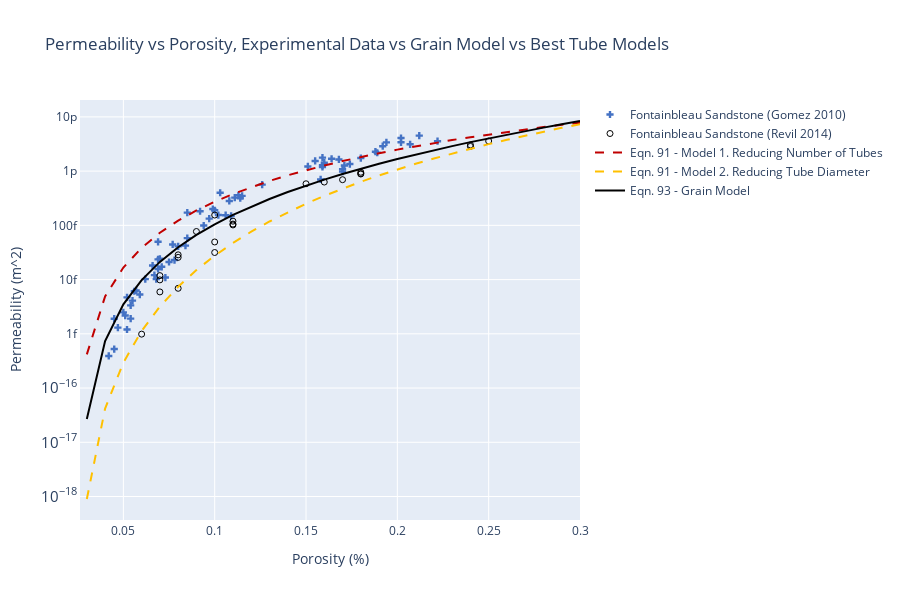

The cell this chart's notebook holds for it:
### Markdown cell above
> *Figure 2.13: Two different tortuosity models that include a percolation porosity, Eqn 90 & 91, applied to two methods of varying the permeability vs porosity models; 1. Reducing the number of tubes, 2. Reducing the radius of tubes*

### Grain Size and Tubes
The description above is focused solely on tubes, however it would be more useful if a grain size could be used. Recalling Eqn. 73, which relates permeability to surfaces area as

$$ k_{absolute} = \frac {1}{2} \frac{\phi}{S^2\tau^2}$$

Consider then a dense random pack of $M$ identical spherical grains with radius $r$ and porosity $\phi_0$. The volume of each individual grains is $(4/3)\pi r^3$ and the total volume of the pack is hence $(4/3)M\pi r^3 /(1-\phi_0)$. The surface area of the pore space is $4M\pi r^3$. Therefore, for this specific case,

$$S = 3(1 - \phi_0)/r = r(1 - \phi_0)/d$$

where $d = 2r$.

This equation is only valid for a sphere pack with porosity $\phi_0 = 0.36$. However, if it was assumed to apply over the porosity range in question, the Eqn 90 and 91 can be combined so

$$k_{absolute} = \frac{r^2}{18} \frac{\phi^3}{(1 - \phi)^2 \tau^2} = \frac{d^2}{72} \frac{\phi^3}{(1 - \phi)^2 \tau^2}$$

This can then be modified by a percolation porosity $\phi_p$.

$$k_{absolute} =  \frac{d^2}{72} \frac{(\phi - \phi_p)^3}{(1 - \phi + \phi_p)^2 \tau^2}$$

The corresponding curve for $\phi_p = 0.025, d = 0.25 mm$ and constant tortuosity $\tau = 0.5$ is compared to Eqn. 91 with Tube Models 1 and 2 in the figure below.

### Code cell
d=2*b
f=0.025
t=0.5
innerp=por_i-f
innerp2=1-innerp
innerpcube=np.power(innerp,3)
inerpsquare=np.power(innerp2,2)
kp=((d*d)/(72))*((innerp*innerp*innerp)/(innerp2*innerp2*t*t))

line10 = dict( # Particle Line
    color = (black),
    width = 2
)

trace10 = go.Scatter(
    y = kp,
    x = por_i,
    mode = 'lines',
    name = 'Eqn. 93 - Grain Model',
    line = line10
)

data = [trace8, trace9, trace5, trace6, trace10]

# setup the chart layout
layout = go.Layout(
    title = 'Permeability vs Porosity, Experimental Data vs Grain Model vs Best Tube Models',
    height=600,
    yaxis=dict(
        title='Permeability (m^2)',
        type='log',
        showline=True,
        autorange=True
    ),
    xaxis=dict(
        title='Porosity (%)',
        showline=True,
        autorange=True
    )
)
fig = go.Figure(data=data, layout=layout)
fig.show()

### Figure 1 — Plotly figure (JSON) as saved in the notebook; plotly's stock layout.template omitted (floating-point values rounded to 4 significant figures)
{"data": [{"marker": {"color": "rgb(68, 114, 196)", "symbol": "cross"}, "mode": "markers", "name": "Fontainbleau Sandstone (Gomez 2010)", "type": "scatter", "x": [0.066, 0.054, 0.057, 0.075, 0.069, 0.05, 0.106, 0.102, 0.097, 0.068, 0.202, 0.067, 0.222, 0.073, 0.084, 0.078, 0.085, 0.085, 0.168, 0.164, 0.159, 0.155, 0.151, 0.207, 0.212, 0.174, 0.17, 0.158, 0.1, 0.159, 0.159, 0.17, 0.045, 0.07, 0.092, 0.109, 0.069, 0.069, 0.18, 0.188, 0.189, 0.194, 0.052, 0.047, 0.059, 0.108, 0.103, 0.099, 0.056, 0.052, 0.08, 0.111, 0.113, 0.062, 0.094, 0.202, 0.045, 0.055, 0.16, 0.051, 0.114, 0.077, 0.171, 0.115, 0.192, 0.054, 0.126, 0.042, 0.071], "y": [1.82e-14, 3.35e-15, 6.3e-15, 2.11e-14, 4.97e-14, 2.49e-15, 1.54e-13, 1.55e-13, 1.33e-13, 1.02e-14, 3.4e-12, 1.21e-14, 3.56e-12, 1.09e-14, 4.23e-14, 2.29e-14, 5.81e-14, 1.72e-13, 1.64e-12, 1.69e-12, 1.77e-12, 1.54e-12, 1.22e-12, 3.12e-12, 4.52e-12, 1.35e-12, 9.81e-13, 7.02e-13, 1.9e-13, 1.28e-12, 1.19e-12, 1.09e-12, 1.9e-15, 2.42e-14, 1.82e-13, 1.49e-13, 1.57e-14, 2.36e-14, 1.74e-12, 2.28e-12, 2.18e-12, 3.39e-12, 1.2e-15, 1.3e-15, 5.3e-15, 2.82e-13, 3.99e-13, 2e-13, 6.1e-15, 4.7e-15, 4.1e-14, 3.24e-13, 3.59e-13, 1.02e-14, 9.92e-14, 4.08e-12, 5.24e-16, 4.1e-15, 1.43e-12, 2.17e-15, 3.16e-13, 4.44e-14, 1.27e-12, 3.5e-13, 2.88e-12, 1.91e-15, 5.64e-13, 3.91e-16, 1.72e-14]}, {"marker": {"color": "rgb(0,0,0)", "symbol": "circle-open"}, "mode": "markers", "name": "Fontainbleau Sandstone (Revil 2014)", "type": "scatter", "x": [0.07, 0.07, 0.07, 0.08, 0.1, 0.08, 0.11, 0.11, 0.09, 0.11, 0.1, 0.08, 0.15, 0.17, 0.16, 0.18, 0.18, 0.18, 0.25, 0.24, 0.24, 0.06, 0.1], "y": [9.869e-15, 5.922e-15, 1.184e-14, 6.908e-15, 4.935e-14, 2.566e-14, 1.017e-13, 1.056e-13, 7.698e-14, 1.194e-13, 1.549e-13, 2.862e-14, 5.843e-13, 6.948e-13, 6.287e-13, 9.001e-13, 9.524e-13, 8.843e-13, 3.583e-12, 2.856e-12, 3.039e-12, 9.869e-16, 3.158e-14]}, {"line": {"color": "rgb(192, 0, 0)", "dash": "dash", "width": 2}, "mode": "lines", "name": "Eqn. 91 - Model 1. Reducing Number of Tubes", "type": "scatter", "x": [0.03, 0.04, 0.05, 0.06, 0.07, 0.08, 0.09, 0.1, 0.11, 0.12, 0.13, 0.14, 0.15, 0.16, 0.17, 0.18, 0.19, 0.2, 0.21, 0.22, 0.23, 0.24, 0.25, 0.26, 0.27, 0.28, 0.29, 0.3], "y": [4.17e-16, 4.906e-15, 1.67e-14, 3.853e-14, 7.29e-14, 1.221e-13, 1.883e-13, 2.734e-13, 3.791e-13, 5.073e-13, 6.592e-13, 8.364e-13, 1.04e-12, 1.271e-12, 1.531e-12, 1.821e-12, 2.14e-12, 2.491e-12, 2.874e-12, 3.29e-12, 3.738e-12, 4.22e-12, 4.737e-12, 5.287e-12, 5.872e-12, 6.492e-12, 7.147e-12, 7.838e-12]}, {"line": {"color": "rgb(255, 192, 0)", "dash": "dash", "width": 2}, "mode": "lines", "name": "Eqn. 91 - Model 2. Reducing Tube Diameter", "type": "scatter", "x": [0.03, 0.04, 0.05, 0.06, 0.07, 0.08, 0.09, 0.1, 0.11, 0.12, 0.13, 0.14, 0.15, 0.16, 0.17, 0.18, 0.19, 0.2, 0.21, 0.22, 0.23, 0.24, 0.25, 0.26, 0.27, 0.28, 0.29, 0.3], "y": [9.002e-19, 4.195e-17, 2.946e-16, 1.131e-15, 3.178e-15, 7.365e-15, 1.496e-14, 2.758e-14, 4.725e-14, 7.638e-14, 1.178e-13, 1.747e-13, 2.507e-13, 3.499e-13, 4.767e-13, 6.36e-13, 8.33e-13, 1.073e-12, 1.363e-12, 1.708e-12, 2.116e-12, 2.592e-12, 3.146e-12, 3.783e-12, 4.512e-12, 5.342e-12, 6.28e-12, 7.335e-12]}, {"line": {"color": "rgb(0,0,0)", "width": 2}, "mode": "lines", "name": "Eqn. 93 - Grain Model", "type": "scatter", "x": [0.03, 0.04, 0.05, 0.06, 0.07, 0.08, 0.09, 0.1, 0.11, 0.12, 0.13, 0.14, 0.15, 0.16, 0.17, 0.18, 0.19, 0.2, 0.21, 0.22, 0.23, 0.24, 0.25, 0.26, 0.27, 0.28, 0.29, 0.3], "y": [2.679e-17, 7.381e-16, 3.488e-15, 9.769e-15, 2.12e-14, 3.953e-14, 6.665e-14, 1.046e-13, 1.556e-13, 2.221e-13, 3.066e-13, 4.12e-13, 5.413e-13, 6.977e-13, 8.849e-13, 1.107e-12, 1.367e-12, 1.671e-12, 2.023e-12, 2.428e-12, 2.892e-12, 3.422e-12, 4.024e-12, 4.705e-12, 5.474e-12, 6.339e-12, 7.309e-12, 8.395e-12]}], "layout": {"height": 600, "title": {"text": "Permeability vs Porosity, Experimental Data vs Grain Model vs Best Tube Models"}, "xaxis": {"autorange": true, "showline": true, "title": {"text": "Porosity (%)"}}, "yaxis": {"autorange": true, "showline": true, "title": {"text": "Permeability (m^2)"}, "type": "log"}}}
